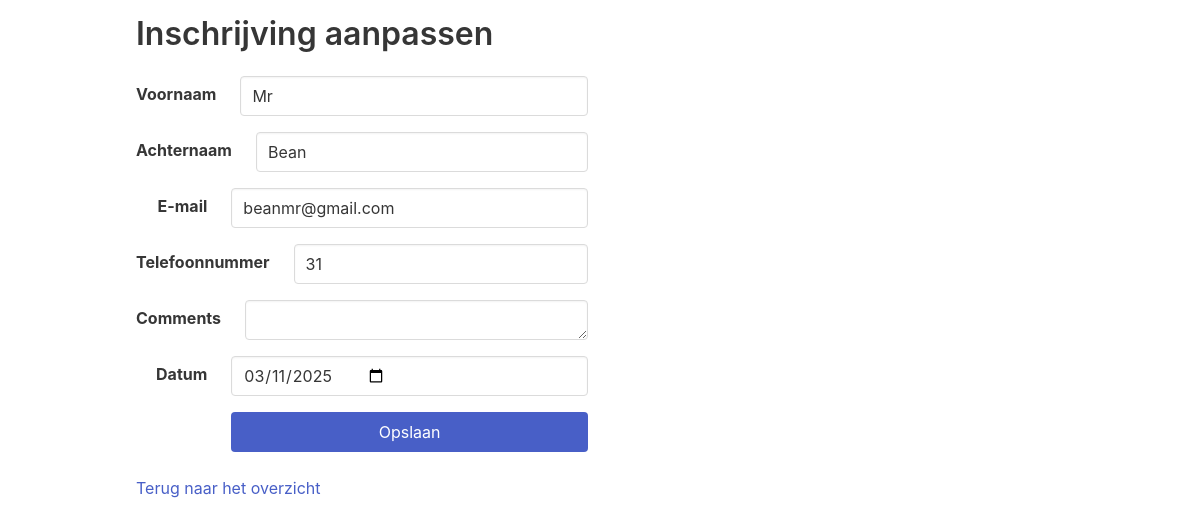
Screenshot of /edit.php?index=5 with the database file from the repository.
### tables this page shows
CREATE TABLE `reservation` (
  `id` int(10) UNSIGNED NOT NULL,
  `firstName` varchar(50) NOT NULL,
  `lastName` varchar(50) NOT NULL,
  `email` varchar(80) NOT NULL,
  `phoneNumber` int(20) NOT NULL,
  `comments` varchar(1000) NOT NULL,
  `date` date NOT NULL
);

### edit.php (the view, shortened to what this page needs)
<?php
require_once "./includes/database.php";
$userid = $_GET['index'];
$query = "SELECT * FROM reservation WHERE id = " . $userid;
$result = mysqli_query($db, $query);
$reservation = mysqli_fetch_assoc($result);
?>
<!doctype html>
<html lang="en">
<head>
    <link rel='stylesheet' href='https://cdnjs.cloudflare.com/ajax/libs/bulma/0.7.5/css/bulma.css'>
</head>
<body>
<div class="container px-4">
    <h1 class="title mt-4">Inschrijving aanpassen</h1>
    <section class="columns">
        <form class="column is-6" action="" method="post">
            <div class="field is-horizontal">
                <div class="field-label is-normal">
                    <label class="label" for="Fname">Voornaam</label>
                </div>
                <div class="field-body">
                    <div class="field">
                        <div class="control">
                            <input class="input" id="firstName" type="text" name="firstName" value="<?= $reservation['firstName'] ?>"/>
                        </div>
                    </div>
                </div>
            </div>
            <div class="field is-horizontal">
                <div class="field-label is-normal">
                    <label class="label" for="lastName">Achternaam</label>
                </div>
                <div class="field-body">
                    <div class="field">
                        <div class="control">
                            <input class="input" id="lastName" type="text" name="lastName" value="<?= $reservation['lastName'] ?>"/>
                        </div>
                    </div>
                </div>
            </div>
            <div class="field is-horizontal">
                <div class="field-label is-normal">
                    <label class="label" for="email">E-mail</label>
                </div>
                <div class="field-body">
                    <div class="field">
                        <div class="control">
                            <input class="input" id="email" type="email" name="email" value="<?= $reservation['email'] ?>"/>
                        </div>
                    </div>
                </div>
            </div>
            <div class="field is-horizontal">
                <div class="field-label is-normal">
                    <label class="label" for="phoneNumber">Telefoonnummer</label>
                </div>
                <div class="field-body">
                    <div class="field">
                        <div class="control">
                            <input class="input" id="phoneNumber" type="number" name="phoneNumber" value="<?= $reservation['phoneNumber'] ?>"/>
                        </div>
                    </div>
                </div>
            </div>
            <div class="field is-horizontal">
                <div class="field-label is-normal">
                    <label class="label" for="comments">Comments</label>
                </div>
                <div class="field-body">
                    <div class="field">
                        <div class="control">
                            <textarea class="input" id="comments" type="text" name="comments" cols="30" rows="10 value="<?= $reservation['comments'] ?>"/> </textarea>
                        </div>
                    </div>
                </div>
            </div>
            <div class="field is-horizontal">
                <div class="field-label is-normal">
                    <label class="label" for="date">Datum</label>
                </div>
                <div class="field-body">
                    <div class="field">
                        <div class="control">
                            <input class="input" id="date" type="date" name="date" value="<?= $reservation['date'] ?>"/>
                        </div>
                    </div>
                </div>
            </div>
            <div class="field is-horizontal">
                <div class="field-label is-normal"></div>
                <div class="field-body">
                    <button class="button is-link is-fullwidth" type="submit" name="submit">Opslaan</button>
                </div>
            </div>
        </form>
    </section>
    <a class="button-is-white" href="overzicht.php">Terug naar het overzicht</a>
</div>
</body>
</html>

### rows the page displays
reservation: firstName "Mr", lastName "Bean", email "beanmr@gmail.com", phoneNumber "31", date "03/11/2025"
